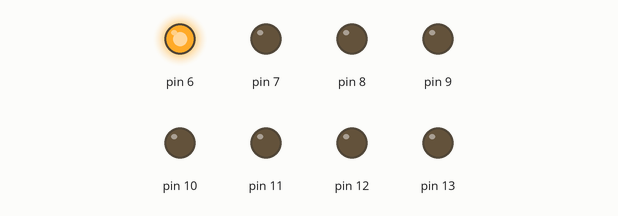
A sketch run on a simulated Arduino Uno, built with avr-gcc and run on an emulated ATmega328P. Parts: output pins drawn as LEDs (lit = HIGH).

Above: at 0.06 s.
At 0.3 s:
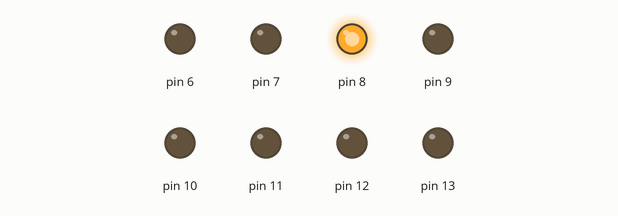
At 0.66 s:
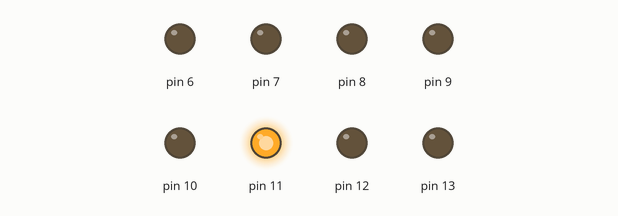
At 1.38 s:
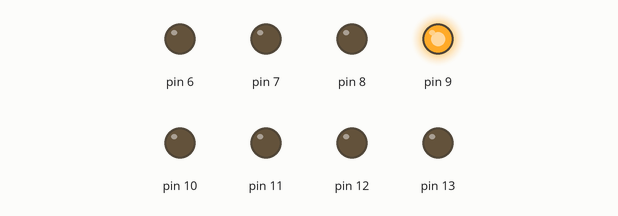
At 2.1 s:
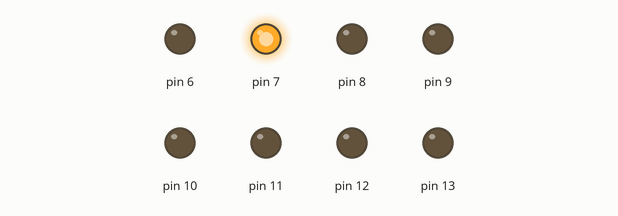
At 2.82 s:
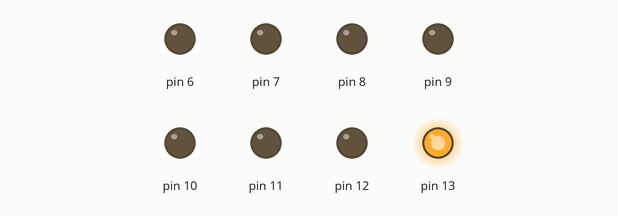
Timing chart, 0 to 3.1 s (numbered marks = the images above):
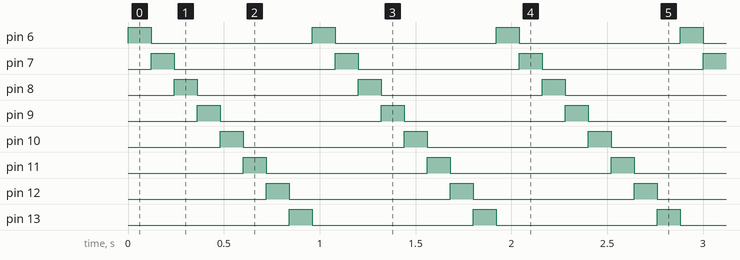

The sketch:

test.ino
```cpp
void setup() {
  for (int pin=6; pin<=13; pin++)
  {
    digitalWrite(pin, 0);
    pinMode(pin, OUTPUT);
  }
}

void loop() {
  for (int pin=6; pin<=13; pin++)
  {
    digitalWrite(pin, 1);
    delay(120);
    digitalWrite(pin, 0);
  }
}
```

Measured:
- by itself, pin 6–13: alternates HIGH for 0.12 s and LOW for 0.84 s
- by itself, everything shown: repeats every 0.96 s, in 8 steps
